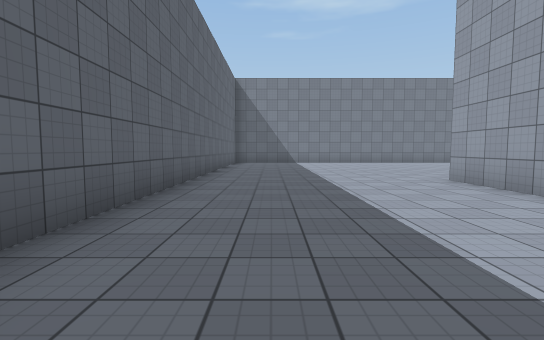
View 1 (above)

23 first-person views from a walk through a scene from a Unity 3-D project. The camera is 1.3 m above the floor, tilts 4° down and sees 85° across. The floor is counted in squares, 2 m on a side. Each view is taken from the middle of a square. On the plan, view 1 faces up. The plan holds only what a view shows up to about 9 squares ahead; the rest is blank. The place goes on beyond the plan. The player character is not drawn. Door leaves are left out, so doorways stand open. Surface patterns are stand-ins for the level's own textures.

View 2
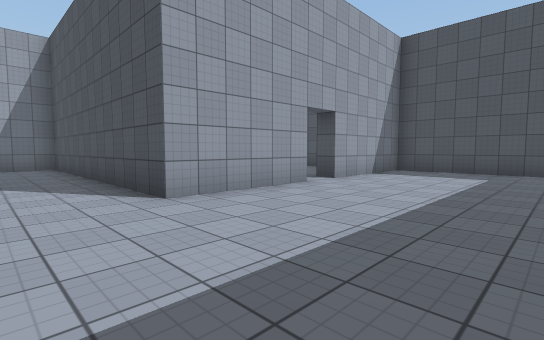

View 3
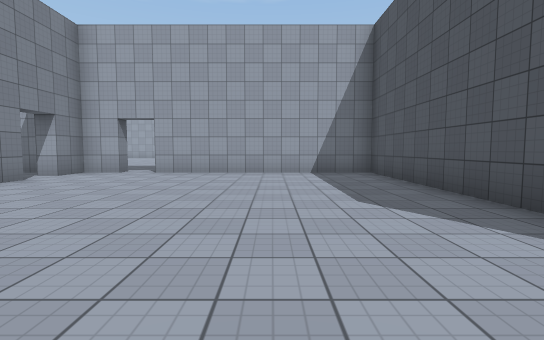

View 4
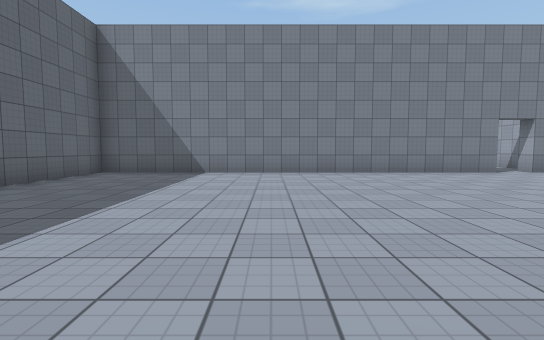

View 5
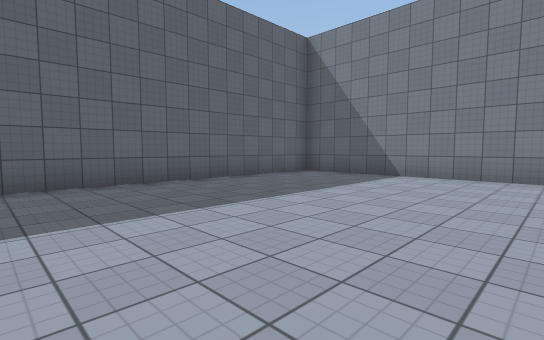

View 6
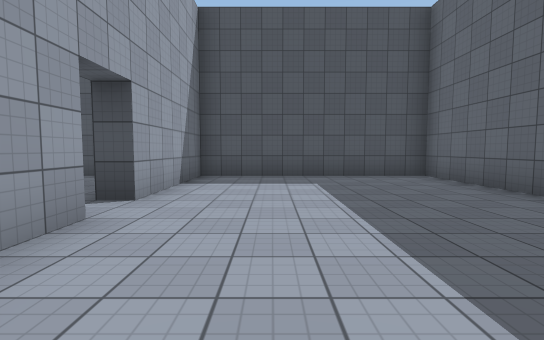

View 7
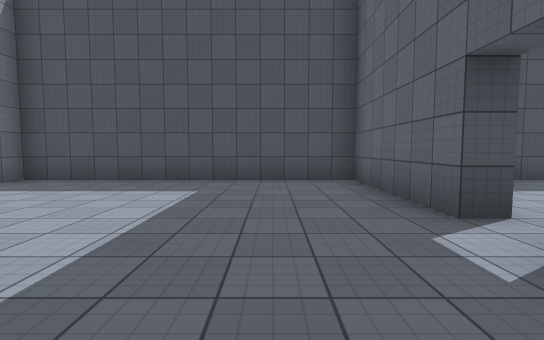

View 8
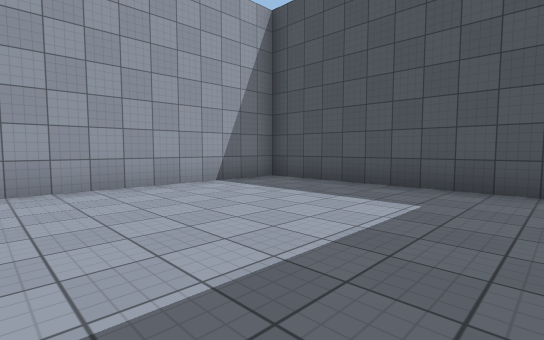

View 9
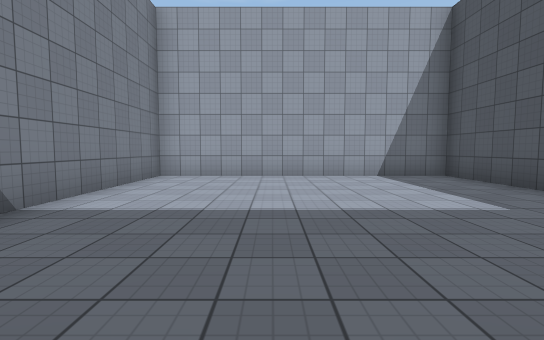

View 10
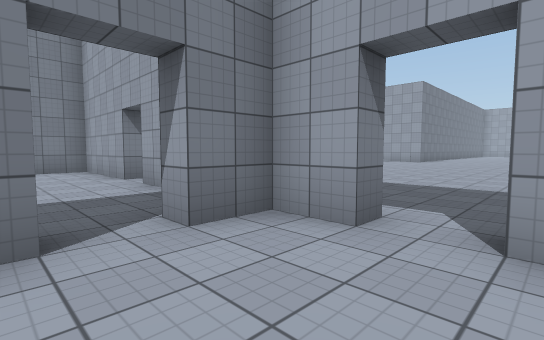

View 11
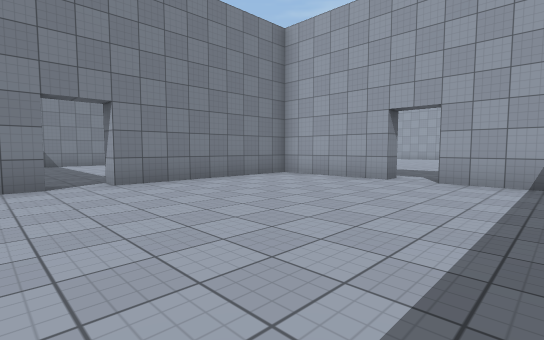

View 12
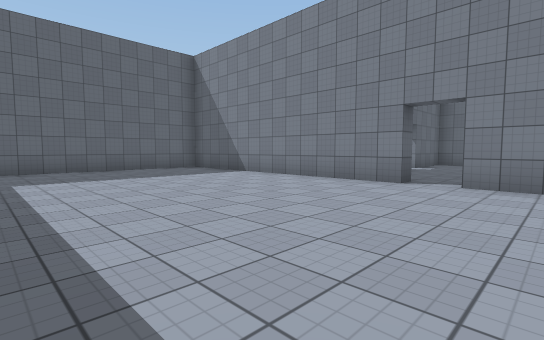

View 13
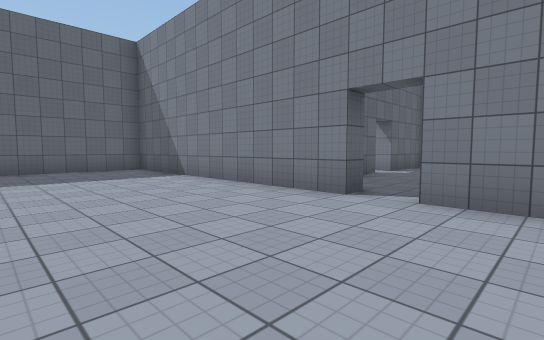

View 14
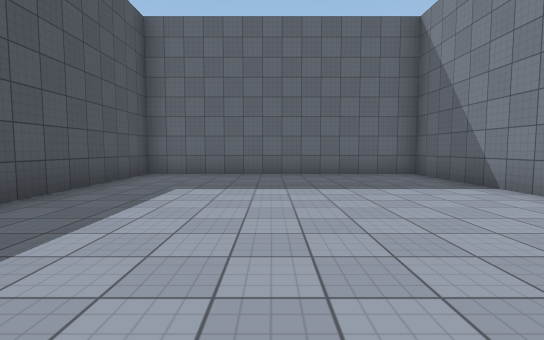

View 15
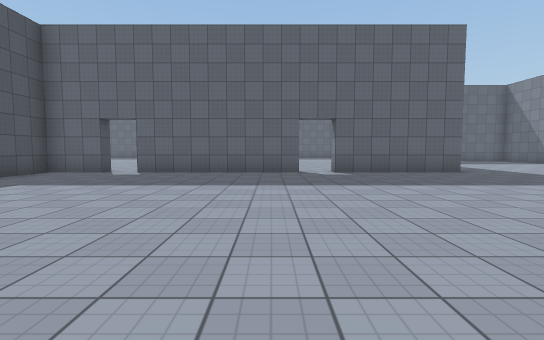

View 16
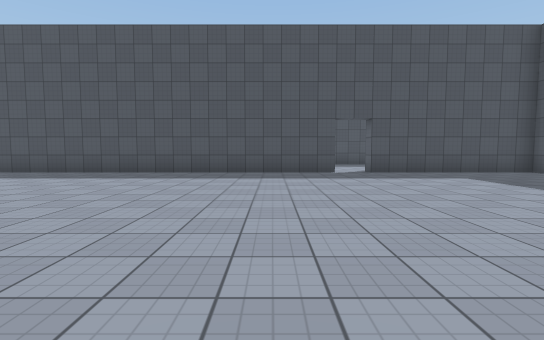

View 17
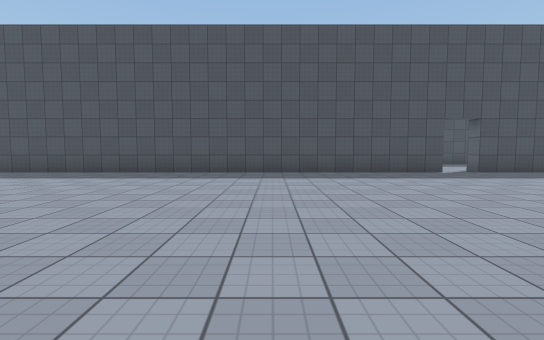

View 18
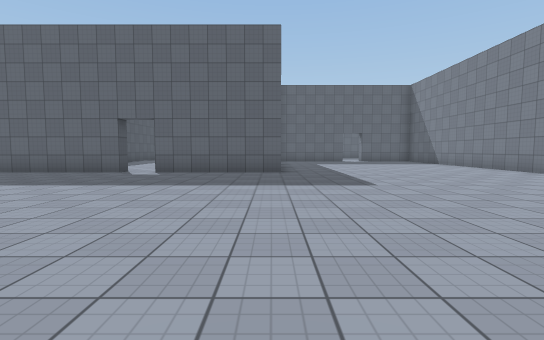

View 19
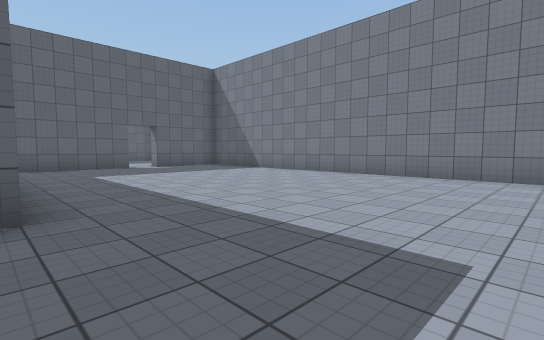

View 20
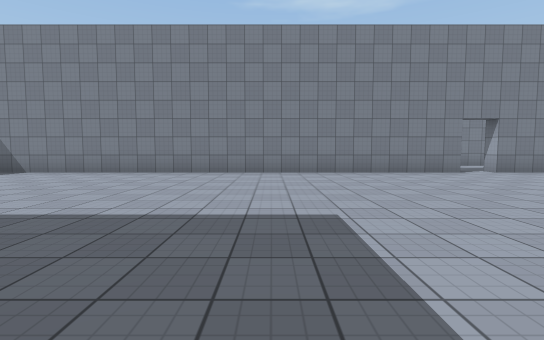

View 21
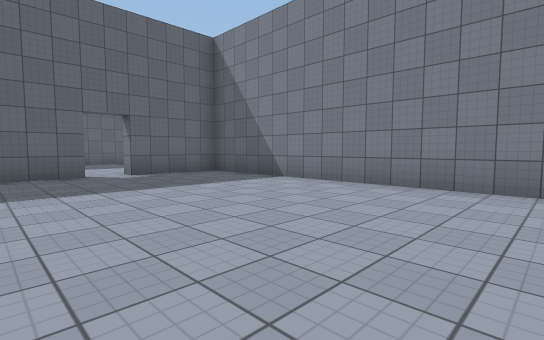

View 22
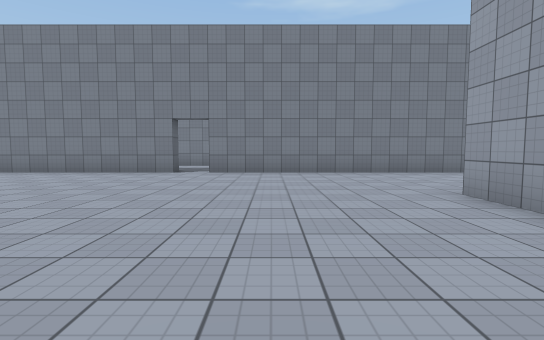

View 23
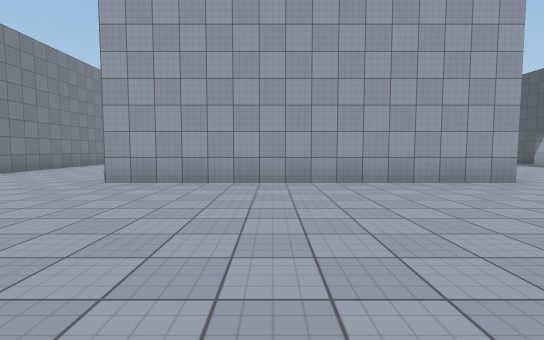

### Floor plan
Ten units are one square. View 1 is at (0, 0); x grows to the right and y downward. Boxes are objects, and circles mark ways between rooms. Rooms are numbered by the first view taken in them; rooms with no view inside come last. Other rooms are left out.
<svg viewBox="-22 -305 312 323">
<path fill="none" stroke="#000" d="M37 -32 37 -62 112 -62 112 -123M94 -143 -17 -143 -17 13 37 13 37 -22M112 -132 112 -143 103 -143M37 -22 43 -22 43 13 112 13 112 -57 69 -57M58 -218 -17 -218 -17 -148 25 -148M112 -187 112 -218 68 -218M103 -143 103 -148M112 -155 112 -178M118 -224 118 -187 112 -187M112 -178 118 -178 118 -132 112 -132M248 -171 248 -252M193 -298 193 -293 43 -293 43 -268 38 -268M171 -108 285 -108M112 -123 118 -123 118 -108 162 -108M68 -218 68 -222M58 -224 58 -218M281 -293 203 -293M43 -259 43 -228"/>
<circle cx="40" cy="-30" r="3" fill="#2a7"/>
<circle cx="100" cy="-150" r="3" fill="#2a7"/>
<circle cx="120" cy="-130" r="3" fill="#2a7"/>
<circle cx="120" cy="-180" r="3" fill="#2a7"/>
<circle cx="60" cy="-220" r="3" fill="#2a7"/>
<text x="40" y="-80">1</text>
<text x="80" y="-20">2</text>
<text x="50" y="-180">3</text>
<text x="180" y="-210">4</text>
</svg>
Room 1 opens to room 2. Room 1 opens to room 3. Room 1 opens to room 4. Room 3 opens to room 4.

Where each view was taken, in squares from view 1:
view 1: 0 up, 0 right, facing up
view 2: 8 up, 0 right, facing down-right
view 3: 9 up, 3 right, facing right
view 4: 6 up, 3 right, facing up
view 5: 7 up, 4 right, facing up-left
view 6: 6 up, 2 right, facing down
view 7: 5 up, 6 right, facing down
view 8: 4 up, 6 right, facing down-right
view 9: 3 up, 4 right, facing right
view 10: 12 up, 9 right, facing up-right
view 11: 16 up, 5 right, facing up-right
view 12: 16 up, 8 right, facing up-left
view 13: 18 up, 8 right, facing up-left
view 14: 18 up, 6 right, facing left
view 15: 17 up, 20 right, facing left
view 16: 19 up, 19 right, facing down
view 17: 19 up, 22 right, facing down
view 18: 22 up, 20 right, facing left
view 19: 22 up, 15 right, facing up-left
view 20: 21 up, 14 right, facing up
view 21: 24 up, 12 right, facing up-left
view 22: 21 up, 22 right, facing up
view 23: 22 up, 19 right, facing right
